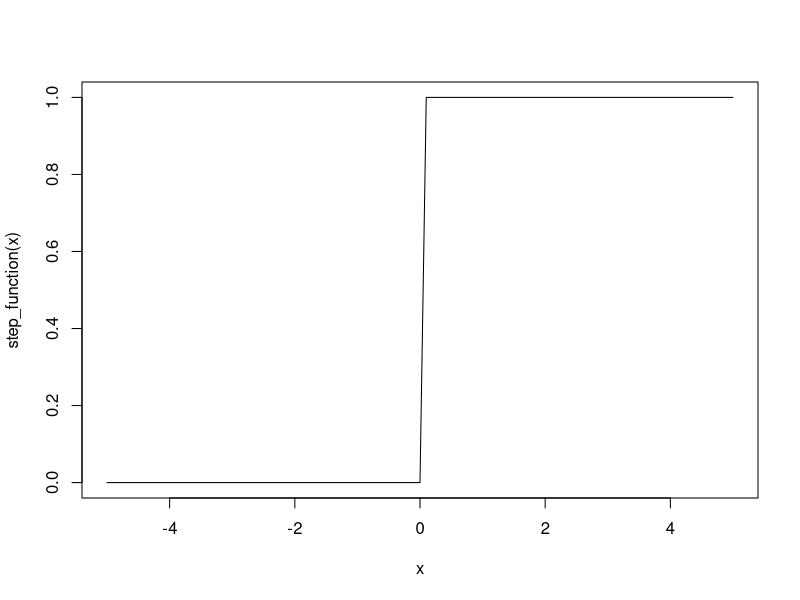
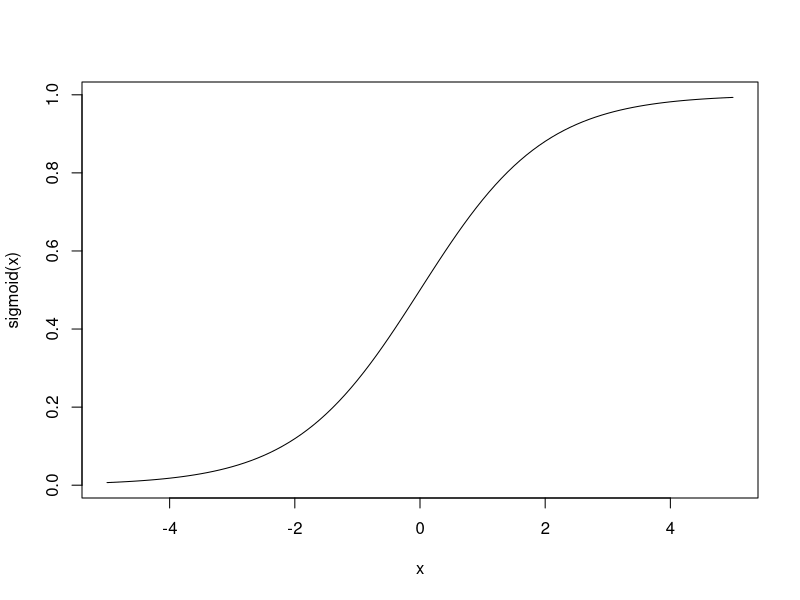
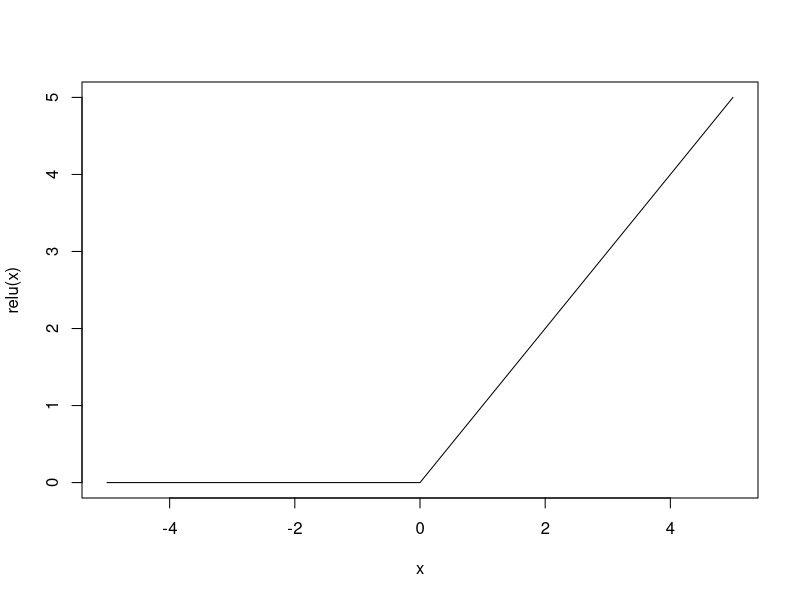

Source code (R) for these figures, in order:
## ---- chunk 1
step_function <- function(x) as.numeric(x > 0)
## ---- chunk 2
step_function(c(-1.0, 1.0, 2.0))
## ---- chunk 3
curve(step_function, -5, 5)
## ---- chunk 4
sigmoid <- function(x) 1 / (1 + exp(-x))
## ---- chunk 5
sigmoid(c(-1.0, 1.0, 2.0))
## ---- chunk 6
curve(sigmoid, -5, 5)
## ---- chunk 7
relu <- function(x) ifelse(x > 0, x, 0)
## ---- chunk 8
relu(c(-1.0, 1.0, 2.0))
## ---- chunk 9
curve(relu, -5, 5)
## ---- chunk 10
softmax <- function(a) {
  exp_a <- exp(a)
  exp_a / sum(exp_a)
}
## ---- chunk 11
softmax(c(0.3, 2.9, 4.0))
## ---- chunk 12
softmax(c(1010, 1000, 990))
## ---- chunk 13
softmax <- function(a) {
  exp_a <- exp(a - max(a))
  exp_a / sum(exp_a)
}
## ---- chunk 14
softmax(c(1010, 1000, 990))
